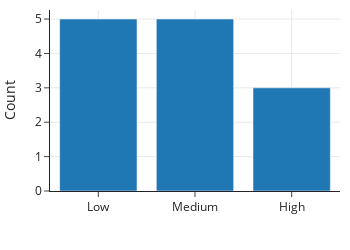

Notebook code cell kept with this figure:
### Markdown cell above
Then we can make the bar plot of counts of each category of suitability among the toy breeds:

### Code cell
toy_dogs = dogs.query('group == "toy"').groupby('kids').count().reset_index()
px.bar(toy_dogs, x='kids', y='breed', width=350, height=250,
      category_orders={"kids": ["Low", "Medium", "High"]},
      labels={"kids": "", "breed": "Count"})

### Figure 1 — Plotly figure (JSON) as saved in the notebook; plotly's stock layout.template omitted (floating-point values rounded to 4 significant figures)
{"data": [{"alignmentgroup": "True", "hovertemplate": "=%{x}<br>Count=%{y}<extra></extra>", "legendgroup": "", "marker": {"color": "#1F77B4", "pattern": {"shape": ""}}, "name": "", "offsetgroup": "", "orientation": "v", "showlegend": false, "textposition": "auto", "type": "bar", "x": ["High", "Low", "Medium"], "xaxis": "x", "y": [3, 5, 5], "yaxis": "y"}], "layout": {"barmode": "relative", "height": 250, "legend": {"tracegroupgap": 0}, "width": 350, "xaxis": {"anchor": "y", "autorange": true, "categoryarray": ["Low", "Medium", "High"], "categoryorder": "array", "domain": [0, 1], "range": [-0.5, 2.5], "title": {"text": ""}, "type": "category"}, "yaxis": {"anchor": "x", "autorange": true, "domain": [0, 1], "range": [0, 5.263], "title": {"text": "Count"}, "type": "linear"}}}
